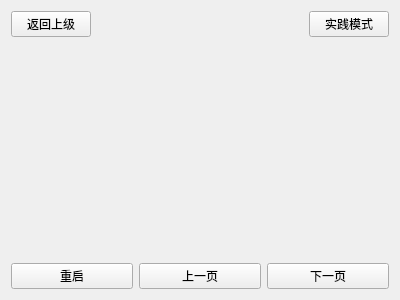
<?xml version="1.0" encoding="UTF-8"?>
<ui version="4.0">
 <class>ListWidget</class>
 <widget class="QWidget" name="ListWidget">
  <property name="geometry">
   <rect>
    <x>0</x>
    <y>0</y>
    <width>400</width>
    <height>300</height>
   </rect>
  </property>
  <property name="windowTitle">
   <string>Form</string>
  </property>
  <layout class="QVBoxLayout" name="verticalLayout">
   <item>
    <layout class="QHBoxLayout" name="horizontalLayout">
     <item>
      <widget class="QPushButton" name="backtopre">
       <property name="text">
        <string>返回上级</string>
       </property>
      </widget>
     </item>
     <item>
      <spacer name="horizontalSpacer">
       <property name="orientation">
        <enum>Qt::Horizontal</enum>
       </property>
       <property name="sizeHint" stdset="0">
        <size>
         <width>40</width>
         <height>20</height>
        </size>
       </property>
      </spacer>
     </item>
     <item>
      <widget class="QPushButton" name="mode">
       <property name="text">
        <string>实践模式</string>
       </property>
      </widget>
     </item>
    </layout>
   </item>
   <item>
    <widget class="QWidget" name="widget" native="true"/>
   </item>
   <item>
    <layout class="QHBoxLayout" name="horizontalLayout_2">
     <item>
      <widget class="QPushButton" name="restart">
       <property name="text">
        <string>重启</string>
       </property>
      </widget>
     </item>
     <item>
      <widget class="QPushButton" name="pre">
       <property name="text">
        <string>上一页</string>
       </property>
      </widget>
     </item>
     <item>
      <widget class="QPushButton" name="next">
       <property name="text">
        <string>下一页</string>
       </property>
      </widget>
     </item>
    </layout>
   </item>
  </layout>
 </widget>
 <resources/>
 <connections/>
</ui>
